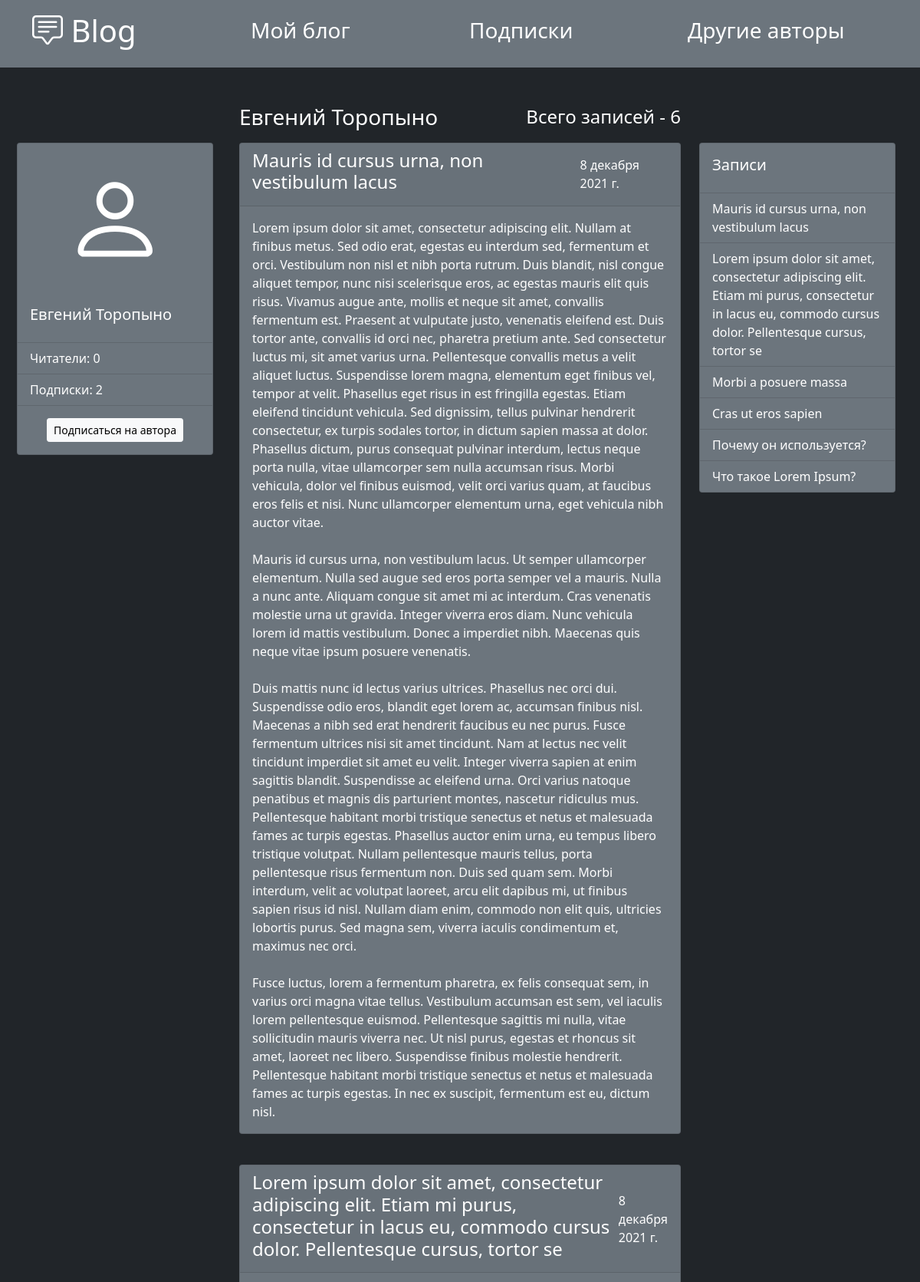
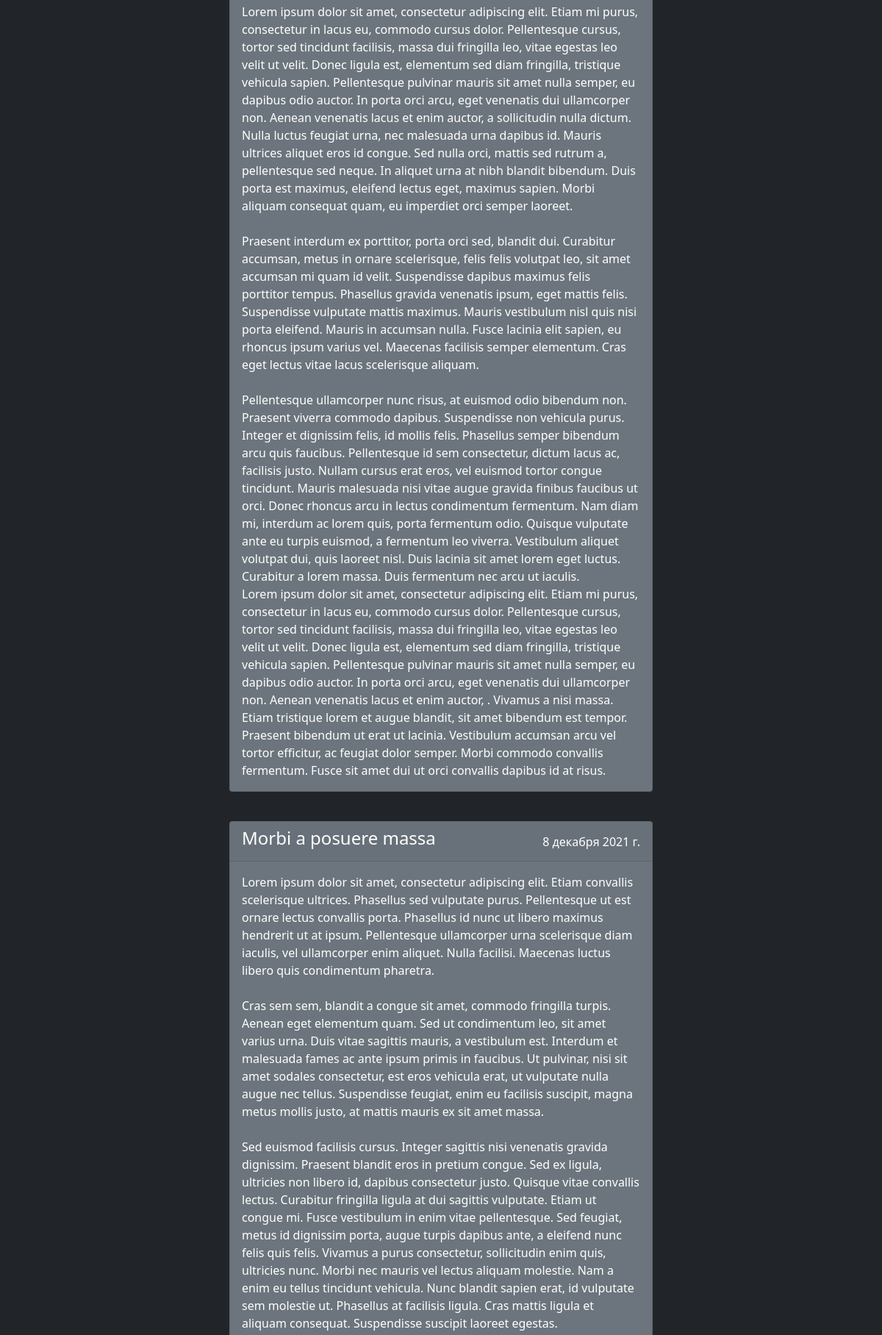
The app's page /authors/1/ (signed in, upper part) with its own data (2 pictures, top to bottom).
### main_app/models.py (models this page shows, shortened)
class Post(models.Model):
    author = models.ForeignKey(User, on_delete=models.CASCADE, verbose_name='Запись')
    title = models.CharField('Заголовок', max_length=150)
    content = models.TextField('Контент', max_length=3000)
    pub_date = models.DateTimeField('Дата публикации', auto_now_add=True)
    class Meta:
        verbose_name = 'Запись'
        verbose_name_plural = 'Записи'
        ordering = ['-pub_date']

### main_app/views.py (the view)
# urls.py: path('authors/<int:pk>/', login_required(views.AuthorPageView.as_view()), name='author'),
class AuthorPageView(View):
    model = User
    template_name = 'main_app/author_page.html'
    def get(self, request, pk):
        if pk == self.request.user.pk:
            return redirect(reverse('index'))
        context = self.get_context_data(request, pk)
        return render(request, self.template_name, context)
    def get_context_data(self, request, pk):
        context = {}
        author = User.objects.get(pk=pk)
        context['author'] = author
        context['posts'] = author.post_set.all()
        context['subscribers'] = services.get_subscribers(author)
        context['subscriptions'] = services.get_subscriptions(author)
        context['is_subscription'] = services.is_subscription(self.request.user, author)
        context['title'] = f'Блог {author.get_full_name()}'
        return context

### main_app/services.py (called while the page is built)
def get_subscribers(user):
    subscriber_list = get_subscriber_list(user)
    return subscriber_list.subscribers.all()

def get_subscriptions(user):
    subscription_list = get_subscription_list(user)
    return subscription_list.subscriptions.all()

def get_subscriber_list(user):
    subscriber_list, created = SubscriberList.objects.get_or_create(user=user)
    return subscriber_list

def get_subscription_list(user):
    subscription_list, created = SubscriptionList.objects.get_or_create(user=user)
    return subscription_list

def is_subscription(from_user, to_user):
    subscription_list = get_subscription_list(from_user)
    return to_user in subscription_list.subscriptions.all()

### main_app/templates/main_app/author_page.html (shortened to what this page needs)
{% extends 'main_app/base.html' %}
{% block content %}
  <div class="row justify-content-center mb-2">
    <div class="col-6">
      <div class="row justify-content-between align-items-center">
        <span class="col-auto h3 text-white">{{ author.get_full_name }}</span>
        <span class="col-auto h4 text-white">Всего записей - {{ posts.count }}</span>
      </div>
    </div>
  </div>
  <div class="row">
    <div class="col d-flex align-items-start justify-content-center">
      <div class="card text-white bg-secondary" style="width: 16rem;">
        <span class="d-flex justify-content-center" style="font-size: 130px"><i class="bi bi-person"></i></span>
        <div class="card-body">
          <h5 class="card-title">{{ author.get_full_name }}</h5>
        </div>
        <ul class="list-group list-group-flush ">
          <li class="list-group-item text-white bg-secondary">
            <span class="" style="cursor: pointer" data-bs-toggle="modal" data-bs-target="#subscriberModal">
              Читатели: {{ subscribers.count }}
            </span>
          </li>
          <li class="list-group-item text-white bg-secondary">
            <span class="" style="cursor: pointer" data-bs-toggle="modal" data-bs-target="#subscriptionModal">
              Подписки: {{ subscriptions.count }}
            </span>
          </li>
        </ul>
        <div class="card-body d-flex justify-content-center">
          {% if is_subscription %}
            <form action="{% url 'api:user-unsubscribe' author.pk %}" method="post">
              {% csrf_token %}
              <button type="submit" class="btn btn-light btn-sm">Перестать следить</button>
            </form>
          {% else %}
            <form action="{% url 'api:user-subscribe' author.pk %}" method="post">
              <button type="submit" class="btn btn-light btn-sm">Подписаться на автора</button>
            </form>
          {% endif %}
        </div>
      </div>
    </div>
    <div class="col-6">
      <div class="row flex-column align-items-center">
        {% for post in posts %}
          {% include 'main_app/post.html' %}
        {% endfor %}
      </div>
    </div>
    <div class="col">
      {% if posts %}
        <div class="card text-white bg-secondary" style="width: 16rem; position: sticky; top: 0">
          <div class="card-body">
            <h5 class="card-title">Записи</h5>
          </div>
          <div class="list-group list-group-flush blog-list">
            {% for post in posts %}
              <a href="#post{{ post.pk }}" class="list-group-item text-white"
                 style="background-color: #6C757DFF">
                {{ post.title }}
              </a>
            {% endfor %}
          </div>
        </div>
      {% endif %}
    </div>
  </div>
{% endblock %}

### main_app/templates/main_app/post.html
<div class="mb-4" id="post{{ post.pk }}">
  <div class="card text-white bg-secondary mb-3 ">
    <div class="card-header d-flex justify-content-between align-items-center">
      <span class="h4">{{ post.title }}</span>
      <span>{{ post.pub_date|date }}</span>
    </div>
    <div class="card-body">
      <p class="card-text">
        {{ post.content|linebreaksbr }}
      </p>
    </div>
  </div>
</div>

### main_app/static/main_app/css/style.css (style rules this page uses)
body { min-height: 1000px; }
.blog-list { max-height: 400px; overflow: auto; }

### records on screen
Post: title "Mauris id cursus urna, non vestibulum lacus", pub_date "8 декабря 2021 г.", content "Lorem ipsum dolor sit amet, consectetur adipiscing elit. Nullam at finibus metus. Sed odio erat, egestas eu interdum sed, fermentum et orci. Vestibulum non nisl et nibh porta rutrum. Duis blandit, nisl congue aliquet tempor, nunc nisi scelerisque eros, ac egestas mauris elit quis risus. Vivamus augue ante, mollis et neque sit amet, convallis fermentum est. Praesent at vulputate justo, venenatis eleifend est. Duis tortor ante, convallis id orci nec, pharetra pretium ante. Sed consectetur luctus mi, sit amet varius urna. Pellentesque convallis metus a velit aliquet luctus. Suspendisse lorem magna, elementum eget finibus vel, tempor at velit. Phasellus eget risus in est fringilla egestas.…"
Post: title "Lorem ipsum dolor sit amet, consectetur adipiscing elit. Etiam mi purus, consectetur in lacus eu, commodo cursus dolor. Pellentesque cursus, tortor se", pub_date "8 декабря 2021 г.", content "Lorem ipsum dolor sit amet, consectetur adipiscing elit. Etiam mi purus, consectetur in lacus eu, commodo cursus dolor. Pellentesque cursus, tortor sed tincidunt facilisis, massa dui fringilla leo, vitae egestas leo velit ut velit. Donec ligula est, elementum sed diam fringilla, tristique vehicula sapien. Pellentesque pulvinar mauris sit amet nulla semper, eu dapibus odio auctor. In porta orci arcu, eget venenatis dui ullamcorper non. Aenean venenatis lacus et enim auctor, a sollicitudin nulla dictum. Nulla luctus feugiat urna, nec malesuada urna dapibus id. Mauris ultrices aliquet eros id congue. Sed nulla orci, mattis sed rutrum a, pellentesque sed neque. In aliquet urna at nibh blandit…"
Post: title "Morbi a posuere massa", pub_date "8 декабря 2021 г.", content "Lorem ipsum dolor sit amet, consectetur adipiscing elit. Etiam convallis scelerisque ultrices. Phasellus sed vulputate purus. Pellentesque ut est ornare lectus convallis porta. Phasellus id nunc ut libero maximus hendrerit ut at ipsum. Pellentesque ullamcorper urna scelerisque diam iaculis, vel ullamcorper enim aliquet. Nulla facilisi. Maecenas luctus libero quis condimentum pharetra. Cras sem sem, blandit a congue sit amet, commodo fringilla turpis. Aenean eget elementum quam. Sed ut condimentum leo, sit amet varius urna. Duis vitae sagittis mauris, a vestibulum est. Interdum et malesuada fames ac ante ipsum primis in faucibus. Ut pulvinar, nisi sit amet sodales consectetur, est eros…"
Post: title "Cras ut eros sapien"
Post: title "Почему он используется?"
Post: title "Что такое Lorem Ipsum?"

### other values on screen
{{ author.get_full_name }} "Евгений Торопыно"
{{ posts.count }} "6"
{{ subscribers.count }} "0"
{{ subscriptions.count }} "2"
